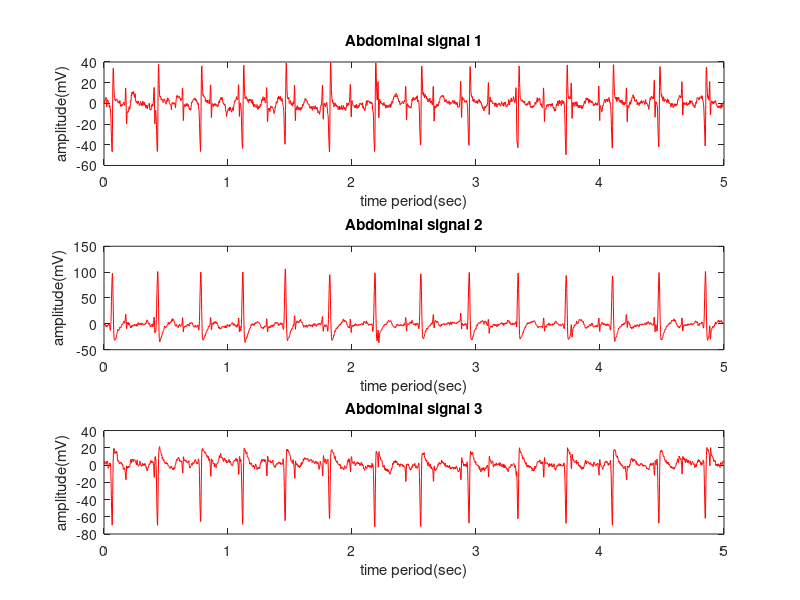
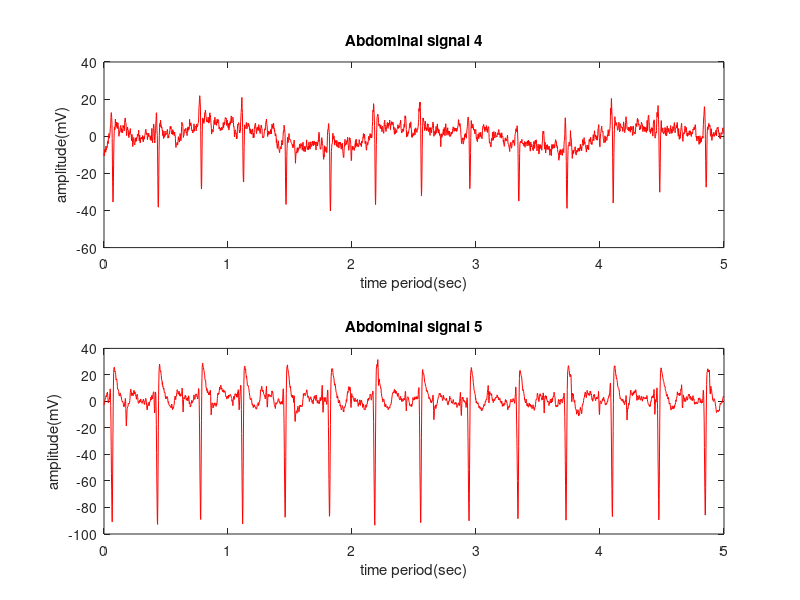
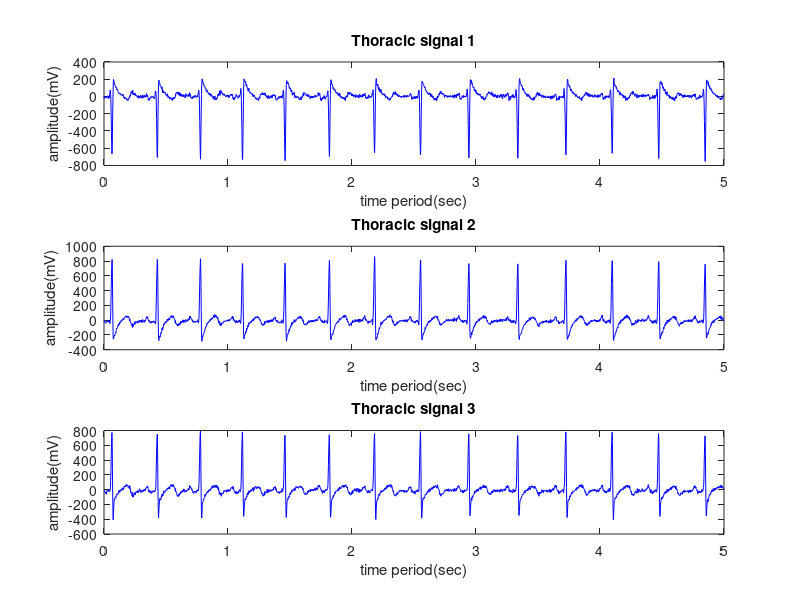
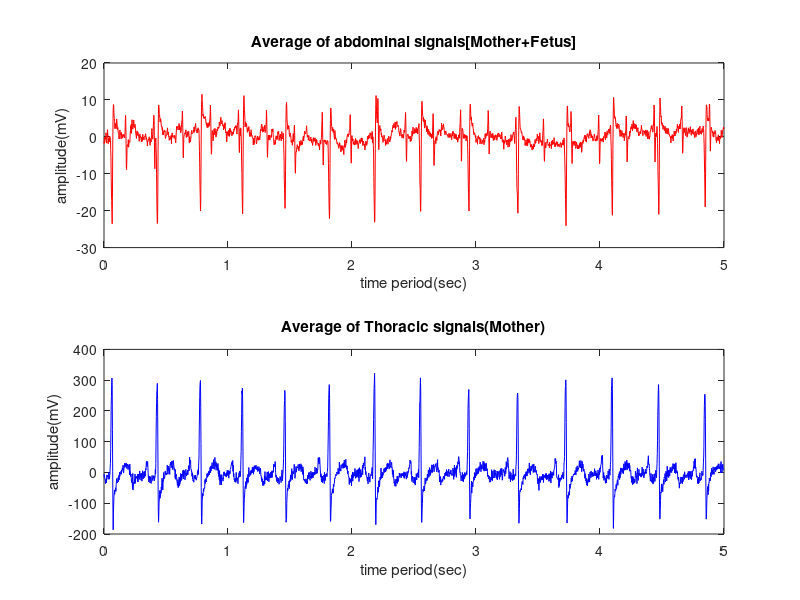

MATLAB code to generate these figures, in order: (Note: this script raises an error after producing the figures.)
% clc
% clear all;
% close all;
load foetal_ecg.dat %%%loading the input signal%%%
S= foetal_ecg; % source signal
Fs=500; % sampling Frequency
t=S(:,1); % Time samples
%%%PLOTTING INPUT SIGNALS%%%%%%
figure
d1=S(:,2); %%%Abdominal signal 1
subplot(3,1,1);
plot(t,d1,'r');
xlabel('time period(sec)');
ylabel('amplitude(mV)');
title('Abdominal signal 1');
d2=S(:,3); %%%Abdominal signal 2
subplot(3,1,2);
plot(t,d2,'r');
xlabel('time period(sec)');
ylabel('amplitude(mV)');
title('Abdominal signal 2');
d3=S(:,4); %%%Abdominal signal 3
subplot(3,1,3);
plot(t,d3,'r');
xlabel('time period(sec)');
ylabel('amplitude(mV)');
title('Abdominal signal 3');
d4=S(:,5); %%%Abdominal signal 4
figure
subplot(2,1,1);
plot(t,d4,'r');
xlabel('time period(sec)');
ylabel('amplitude(mV)');
title('Abdominal signal 4');
d5=S(:,6); %%%Abdominal signal 5
subplot(2,1,2);
plot(t,d5,'r');
xlabel('time period(sec)');
ylabel('amplitude(mV)');
title('Abdominal signal 5');
figure
x1=S(:,7); %Thoracic signal 1
subplot(3,1,1);
plot(t,x1,'b');
xlabel('time period(sec)');
ylabel('amplitude(mV)');
title('Thoracic signal 1');
x2=S(:,8); %Thoracic signal 2
subplot(3,1,2);
plot(t,x2,'b');
xlabel('time period(sec)');
ylabel('amplitude(mV)');
title('Thoracic signal 2');
x3=S(:,9); %Thoracic signal 3
subplot(3,1,3);
plot(t,x3,'b');
xlabel('time period(sec)');
ylabel('amplitude(mV)');
title('Thoracic signal 3');
d=(d1+d2+d3+d4+d5)/5; %%% AVERAGE OF ABDOMINAL SIGNALS
x=(x1+x2+x3)/3; %%% AVERAGE OF THORACIC SIGNALS
figure
subplot(2,1,1);
plot(t,d,'r');
xlabel('time period(sec)');
ylabel('amplitude(mV)');
title('Average of abdominal signals[Mother+Fetus]');
subplot(2,1,2);
plot(t,x,'b');
xlabel('time period(sec)');
ylabel('amplitude(mV)');
title('Average of Thoracic signals(Mother)');

%SISO Implementation
%%% Generating ANC using LMS Algorithm
p=12;%order of filter
mu=0.0000005; % Step size
[A1,L,yl]=lms(x,d,mu,p);%calling LMS function


%%% Generating ANC using NLMS Algorithm
beta=0.001;%normalized step size
p=12;%order of filter
[A,LN,yn]=nlms(x,d,beta,p);%calling NLMS function


% %%% Generating ANC using LLMS Algorithm
gama= 0.001;%leakage coefficient
p=12;%order of filter
mu=0.0000009; % Step size
[AL,LL,yll]= llms(x,d,mu,gama,p);%calling LLMS function

%%%%plotting of lms signal%%%%
figure
subplot(2,1,1)
plot(t,L,'r');
legend('SISO-LMS');
title('Plot of the error signal-SISO');
ylabel('amplitude(mV)');
xlabel('time(SEC)-->');
axis([0 5 -30 30]);
%%%%%plotting of filtered signal of lms in siso%%%
subplot(2,1,2)
plot(t,yl,'r');
legend('SISO-LMS');
title('Plot of the filtered output-SISO');
ylabel('amplitucde(mV)');
xlabel('time(SEC)-->');
axis([0 2 -10 10]);

%plotting nlms signals
figure
subplot(2,1,1)
plot(t,LN,'r');
legend('SISO-NLMS');
title('Plot of the error signal-SISO');
ylabel('amplitude(mV)');
xlabel('time(SEC)-->');
axis([0 5 -30 30]);
%%%%%plotting of filtered signal of nlms in siso%%%
subplot(2,1,2)
plot(t,yn,'r');
legend('SISO-NLMS');
title('Plot of the filter output-SISO');
ylabel('amplitucde(mV)');
xlabel('time(SEC)-->');
axis([0 5 -30 30]);

%%%%plotting of llms signal%%%%
figure
subplot(2,1,1)
plot(t,LL,'r');
legend('SISO-LLMS');
title('Plot of the error signal-SISO');
ylabel('amplitude(mV)');
xlabel('time(SEC)-->');
axis([0 5 -30 30]);
%%%%%plotting of filtered signal of lms in siso%%%
subplot(2,1,2)
plot(t,yll,'r');
legend('SISO-LLMS');
title('Plot of the filter output-SISO');
ylabel('amplitucde(mV)');
xlabel('time(SEC)-->');
axis([0 2 -10 10]);

%COMPARISION
%for error
figure
plot(t,L,'r-',t,LN,'b-',t,LL,'g--');
legend('LMS-error','NLMS-error','LLMS-error');
title('Plot of the LMS,NLMS,LLMS output[Foetus signal]-error-SISO ');
ylabel('amplitude(mV)');
xlabel('time(SEC)-->');
axis([0 5 -30 30]);

%for output
figure
plot(t,yl,'r-',t,yn,'b-',t,yll,'g--');
legend('LMS-output','NLMS-output','LLMS-output');
title('Plot of the LMS,NLMS,LLMS output -SISO');
ylabel('amplitude(mV)');
xlabel('time(SEC)-->');
axis([0 5 -30 30]);


%% ERROR BETWEEN SISO and MISO%%
figure
% % LMS ERROR:
yl=reshape(yl,1,2500);
lms_error = abs(ym1-yl);
subplot(311)
plot(lms_error);
% NLMS ERROR:
nlms_error = abs(ym2-yn);
subplot(312)
plot(nlms_error);
% % LLMS ERROR:
yll=reshape(yll,1,2500);
llms_error = abs(ym3-yll);
subplot(313)
plot(llms_error);

%% SNR MISO%%
% % LMS ERROR:
lms_snr_miso = 20 * log10(rms(ym1)/rms(d) );

% NLMS ERROR:
nlms_snr_miso = 20 * log10(rms(ym2)/rms(d) );

% % LLMS ERROR:
llms_snr_miso = 20 * log10(rms(ym3)/rms(d) );

%% SNR SISO%%
% % LMS ERROR:
lms_snr_siso = 20 * log10(rms(yl)/rms(d) );

% NLMS ERROR:
nlms_snr_siso = 20 * log10(rms(yn)/rms(d) );

% % LLMS ERROR:
llms_snr_siso = 20 * log10(rms(yll)/rms(d) );
%%
%LMS Function
% function [w,y,e,W] = lms(x,d,mu_step,M)
% N = length(x); % number of data samples
% y = zeros(N,1); % initialize filter output vector
% w = zeros(M,1); % initialize filter coefficient vector
% e = zeros(N,1); % initialize error vector
% W = zeros(M,N); % filter coefficient matrix for coeff. history
% for n = 1:N
%   if n <= M % assume zero-samples for delayed data that isn't available
%       k = n:-1:1;
%       x1 = [x(k); zeros(M-numel(k),1)];
%   else
%       x1 = x(n:-1:n-M+1); % M samples of x in reverse order
%   end
%   y(n) = w'*x1; % filter output
%   e(n) = d(n) - y(n); % error
%   w = w + mu_step*e(n)'*x1; % update filter coefficients
%   W(:,n) = w; % store current filter coefficients in matrix
% end
% end
function [A,E,Y] = lms(x,d,mu,nord)
X=convm(x,nord);
[M,N]=size(X);
if nargin < 5, a0 = zeros(1,N); end
a0=a0(:).';
Y(1)=a0*X(1,:).';
E(1)=d(1) - Y(1);
A(1,:) = a0 + mu*E(1)*conj(X(1,:));
if M>1
for k=2:M-nord+1;
Y(k,:)=A(k-1,:)*X(k,:).';%ouput equation
E(k,:) = d(k) - Y(k,:);%error signal
A(k,:)=A(k-1,:)+mu*E(k)*conj(X(k,:));%update equation
end
end
end

% NLMS Function:
%%NLMS CALGORITHM FOR THE SOURSE CODE%%
function [A,E,Y] = nlms(x,d,beta,nord)
X=convm(x,nord);
[M,N]=size(X);
if nargin < 5, a0 = zeros(1,N); end%initialization
a0=a0(:).';
Y(1)=a0*X(1,:).';
E(1)=d(1) - a0*X(1,:).';
DEN=X(1,:)*X(1,:)'+0.0001;
A(1,:) = a0 + beta/DEN*E(1)*conj(X(1,:));
    if M>1
        for k=2:M-nord+1;
            Y(k)=A(k-1,:)*X(k,:).';%output equation
            E(k) = d(k) - A(k-1,:)*X(k,:).';%error signal
            DEN=X(k,:)*X(k,:)'+0.0001;%normalizing the input signal
            A(k,:)=A(k-1,:)+ beta/DEN*E(k)*conj(X(k,:));%update equation
        end
    end
end

%LLMS Function:
%%LLMS FUNCTION OF THE SOURCE CODE%%
function [A,E,Y]= llms(x,d,mu,gama,nord,a0)
X=convm(x,nord);

[M,N]=size(X);
if nargin < 6, a0 = zeros(1,N); end
a0=a0(:).';
Y(1)=a0*X(1,:).';
E(1)=d(1) - Y(1);
A(1,:)=(1-mu*gama)*a0+mu*E(1)*conj(X(1,:));
if M>1
for k=2:M-nord+1
Y(k,:)=A(k-1,:)*X(k,:).';%output signal
E(k,:) = d(k) - Y(k,:);%error signal
A(k,:)=(1-mu*gama)*A(k-1,:)+mu*E(k)*conj(X(k,:));%update eqtn
end
end
end



